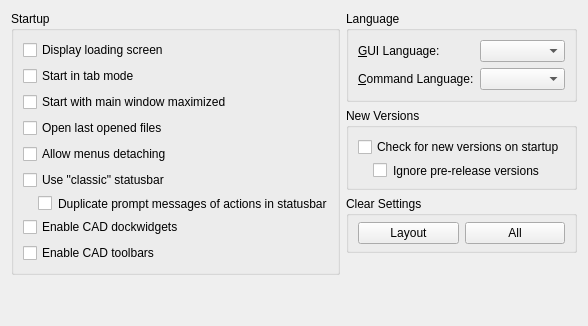
     <widget class="QWidget" name="tabStartup">
      <attribute name="title">
       <string>Startup</string>
      </attribute>
      <layout class="QGridLayout" name="gridLayout_47">
       <item row="0" column="0" rowspan="4">
        <widget class="QGroupBox" name="groupBox_2">
         <property name="title">
          <string>Startup</string>
         </property>
         <layout class="QGridLayout" name="gridLayout_29">
          <item row="0" column="0" colspan="2">
           <widget class="QCheckBox" name="cbSplash">
            <property name="toolTip">
             <string>Defines whether splash screen will be shown on startup</string>
            </property>
            <property name="text">
             <string>Display loading screen</string>
            </property>
           </widget>
          </item>
          <item row="2" column="0" colspan="2">
           <widget class="QCheckBox" name="maximize_checkbox">
            <property name="toolTip">
             <string>If checked, after start the main window will be maximized</string>
            </property>
            <property name="text">
             <string>Start with main window maximized</string>
            </property>
           </widget>
          </item>
          <item row="5" column="0" colspan="2">
           <widget class="QCheckBox" name="cbClassicStatusBar">
            <property name="toolTip">
             <string>If unchecked, individual widgets of statusbar are toolbars</string>
            </property>
            <property name="text">
             <string>Use &quot;classic&quot; statusbar</string>
            </property>
           </widget>
          </item>
          <item row="7" column="0" colspan="2">
           <widget class="QCheckBox" name="left_sidebar_checkbox">
            <property name="toolTip">
             <string>If checked, doc widgets with commands for left sidebar will be enabled. Otherwise, they will be disabled. </string>
            </property>
            <property name="text">
             <string>Enable CAD dockwidgets</string>
            </property>
           </widget>
          </item>
          <item row="8" column="0" colspan="2">
           <widget class="QCheckBox" name="cad_toolbars_checkbox">
            <property name="toolTip">
             <string>If checked, toolbars with commands will be enabled. </string>
            </property>
            <property name="text">
             <string>Enable CAD toolbars</string>
            </property>
           </widget>
          </item>
          <item row="4" column="0" colspan="2">
           <widget class="QCheckBox" name="cbAllowMenusDetaching">
            <property name="toolTip">
             <string>If enabled, drop-down menus may become floating</string>
            </property>
            <property name="text">
             <string>Allow menus detaching</string>
            </property>
           </widget>
          </item>
          <item row="6" column="0" colspan="2">
           <widget class="QCheckBox" name="cbDuplicateActionsPromptsInStatusBar">
            <property name="toolTip">
             <string>If checked, prompt messages of actions will be also shown in bottom statusbar</string>
            </property>
            <property name="styleSheet">
             <string notr="true">margin-left:15px</string>
            </property>
            <property name="text">
             <string>Duplicate prompt messages of actions in statusbar</string>
            </property>
           </widget>
          </item>
          <item row="3" column="0" colspan="2">
           <widget class="QCheckBox" name="cbOpenLastFiles">
            <property name="toolTip">
             <string>If set, previously opened files during previous closing of the application will be re-opened.</string>
            </property>
            <property name="text">
             <string>Open last opened files</string>
            </property>
           </widget>
          </item>
          <item row="1" column="0" colspan="2">
           <widget class="QCheckBox" name="tab_mode_check_box">
            <property name="toolTip">
             <string>Controls default mode for drawings</string>
            </property>
            <property name="text">
             <string>Start in tab mode</string>
            </property>
           </widget>
          </item>
         </layout>
        </widget>
       </item>
       <item row="4" column="1">
        <spacer name="verticalSpacer_13">
         <property name="orientation">
          <enum>Qt::Vertical</enum>
         </property>
         <property name="sizeHint" stdset="0">
          <size>
           <width>20</width>
           <height>40</height>
          </size>
         </property>
        </spacer>
       </item>
       <item row="2" column="1">
        <widget class="QGroupBox" name="groupBox_3">
         <property name="title">
          <string>Clear Settings</string>
         </property>
         <layout class="QHBoxLayout" name="horizontalLayout">
          <property name="topMargin">
           <number>6</number>
          </property>
          <property name="bottomMargin">
           <number>6</number>
          </property>
          <item>
           <widget class="QPushButton" name="pb_clear_geometry">
            <property name="sizePolicy">
             <sizepolicy hsizetype="Preferred" vsizetype="Fixed">
              <horstretch>0</horstretch>
              <verstretch>0</verstretch>
             </sizepolicy>
            </property>
            <property name="toolTip">
             <string>Restores program geometry/layout to original state</string>
            </property>
            <property name="text">
             <string>Layout</string>
            </property>
           </widget>
          </item>
          <item>
           <widget class="QPushButton" name="pb_clear_all">
            <property name="sizePolicy">
             <sizepolicy hsizetype="Preferred" vsizetype="Fixed">
              <horstretch>0</horstretch>
              <verstretch>0</verstretch>
             </sizepolicy>
            </property>
            <property name="toolTip">
             <string>Restores the program settings to its original state</string>
            </property>
            <property name="text">
             <string>All</string>
            </property>
           </widget>
          </item>
         </layout>
        </widget>
       </item>
       <item row="1" column="1">
        <widget class="QGroupBox" name="groupBox_12">
         <property name="title">
          <string>New Versions</string>
         </property>
         <layout class="QGridLayout" name="gridLayout_11">
          <item row="0" column="0">
           <widget class="QCheckBox" name="cbCheckNewVersion">
            <property name="toolTip">
             <string>Check GitHub for new releases of LibreCAD on program startup</string>
            </property>
            <property name="text">
             <string>Check for new versions on startup</string>
            </property>
           </widget>
          </item>
          <item row="1" column="0">
           <widget class="QCheckBox" name="cbCheckNewVersionIgnorePreRelease">
            <property name="toolTip">
             <string>If checked, pre-release versions will be ignored</string>
            </property>
            <property name="styleSheet">
             <string notr="true">margin-left:15px</string>
            </property>
            <property name="text">
             <string>Ignore pre-release versions</string>
            </property>
           </widget>
          </item>
         </layout>
        </widget>
       </item>
       <item row="4" column="0">
        <spacer name="verticalSpacer_17">
         <property name="orientation">
          <enum>Qt::Vertical</enum>
         </property>
         <property name="sizeHint" stdset="0">
          <size>
           <width>20</width>
           <height>0</height>
          </size>
         </property>
        </spacer>
       </item>
       <item row="0" column="1">
        <widget class="QGroupBox" name="bgLanguage">
         <property name="sizePolicy">
          <sizepolicy hsizetype="Preferred" vsizetype="Maximum">
           <horstretch>0</horstretch>
           <verstretch>0</verstretch>
          </sizepolicy>
         </property>
         <property name="title">
          <string>Language</string>
         </property>
         <layout class="QGridLayout" name="language_layout">
          <item row="0" column="1">
           <widget class="QComboBox" name="cbLanguage">
            <property name="toolTip">
             <string>Language to use for GUI and messages</string>
            </property>
           </widget>
          </item>
          <item row="0" column="0">
           <widget class="QLabel" name="lLanguage">
            <property name="text">
             <string>&amp;GUI Language:</string>
            </property>
            <property name="wordWrap">
             <bool>false</bool>
            </property>
            <property name="buddy">
             <cstring>cbLanguage</cstring>
            </property>
           </widget>
          </item>
          <item row="1" column="1">
           <widget class="QComboBox" name="cbLanguageCmd">
            <property name="toolTip">
             <string>Languages for commands in Cmd Widget</string>
            </property>
           </widget>
          </item>
          <item row="1" column="0">
           <widget class="QLabel" name="lLanguageCmd">
            <property name="text">
             <string>&amp;Command Language:</string>
            </property>
            <property name="wordWrap">
             <bool>false</bool>
            </property>
            <property name="buddy">
             <cstring>cbLanguageCmd</cstring>
            </property>
           </widget>
          </item>
         </layout>
        </widget>
       </item>
      </layout>
     </widget>
